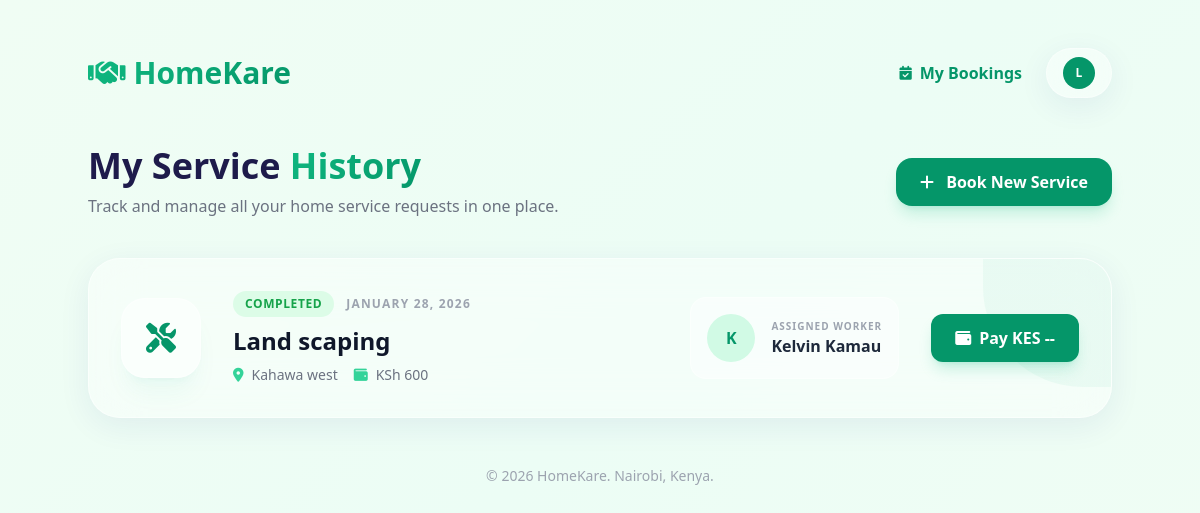
The page /my-bookings/ (signed in) on the database its author committed.
### web/models.py (models this page shows, shortened)
class Booking(models.Model):
    STATUS_CHOICES = [
        ('pending', 'Pending Response'),
        ('matching', 'Finding Worker'),
        ('assigned', 'Worker Assigned'),
        ('completed', 'Completed'),
        ('cancelled', 'Cancelled'),
    ]
    service = models.ForeignKey(Service, on_delete=models.PROTECT)
    user = models.ForeignKey(User, on_delete=models.SET_NULL, null=True, blank=True, related_name='bookings')
    customer_name = models.CharField(max_length=200)
    customer_phone = models.CharField(max_length=20)
    location = models.CharField(max_length=255)
    contact_preference = models.CharField(max_length=10, choices=[('email', 'Email'), ('phone', 'Phone')], default='email')
    status = models.CharField(max_length=20, choices=STATUS_CHOICES, default='pending')
    assigned_worker = models.ForeignKey(Worker, on_delete=models.SET_NULL, null=True, blank=True, related_name='bookings')
    agreed_price = models.DecimalField(max_digits=10, decimal_places=2, null=True, blank=True, help_text="Price agreed upon before assignment")
    is_paid = models.BooleanField(default=False)
    created_at = models.DateTimeField(auto_now_add=True)
    updated_at = models.DateTimeField(auto_now=True)

class Service(models.Model):
    title = models.CharField(max_length=200)
    description = models.TextField()
    category = models.ForeignKey(Category, on_delete=models.CASCADE, related_name='services')
    image = models.ImageField(upload_to='services/', null=True, blank=True)
    price = models.DecimalField(max_digits=10, decimal_places=2)

class Worker(models.Model):
    EXPERIENCE_CHOICES = [
        ('entry', 'Junior (1-2 years)'),
        ('mid', 'Mid-Level (3-5 years)'),
        ('senior', 'Senior (5+ years)'),
        ('master', 'Master Craftsman (10+ years)'),
    ]
    full_name = models.CharField(max_length=200)
    user = models.OneToOneField(User, on_delete=models.SET_NULL, null=True, blank=True, related_name='worker_profile')
    phone_number = models.CharField(max_length=20)
    id_number = models.CharField(max_length=50, unique=True, verbose_name="ID/Passport Number")
    id_scan = models.ImageField(upload_to='workers/ids/', null=True, blank=True, help_text="Upload scan of ID or Passport")
    email = models.EmailField(blank=True)
    location = models.CharField(max_length=200, help_text="Primary area of operation")
    experience_level = models.CharField(max_length=20, choices=EXPERIENCE_CHOICES, default='entry')
    skills = models.ManyToManyField(Service, related_name='workers')
    internal_rating = models.FloatField(default=0.0, help_text="Average customer rating (0-5)")
    notes = models.TextField(blank=True, help_text="Internal recruitment and background check notes")
    date_joined = models.DateTimeField(auto_now_add=True)
    is_active = models.BooleanField(default=True)
    class Meta:
        verbose_name = "Worker"
        verbose_name_plural = "Workers"

### web/views.py (the view)
# urls.py: path('my-bookings/', views.my_bookings, name='my_bookings'),
@login_required
def my_bookings(request):
    bookings = Booking.objects.filter(user=request.user).order_by('-created_at')
    return render(request, 'web/my_bookings.html', {'bookings': bookings})

### web/templates/web/my_bookings.html (shortened to what this page needs)
{% extends "base.html" %}
{% load static %}
{% block content %}
<div class="max-w-6xl mx-auto">
    <div class="flex flex-col md:flex-row justify-between items-start md:items-center mb-10 gap-4">
        <div>
            <h1 class="text-4xl font-black mb-2">My Service <span class="gradient-text">History</span></h1>
            <p class="text-gray-500">Track and manage all your home service requests in one place.</p>
        </div>
        <a href="/#services"
            class="bg-emerald-600 text-white px-6 py-3 rounded-2xl font-bold shadow-lg shadow-emerald-500/20 hover:scale-105 transition transform active:scale-95">
            <i class="fas fa-plus mr-2"></i> Book New Service
        </a>
    </div>
    <div class="grid grid-cols-1 gap-6">
        {% for booking in bookings %}
        <div
            class="glass rounded-[2rem] p-6 md:p-8 flex flex-col md:flex-row gap-8 items-start md:items-center relative overflow-hidden group">
            <div
                class="w-20 h-20 bg-white/50 rounded-3xl flex items-center justify-center text-3xl text-emerald-600 shadow-xl shadow-emerald-500/5 border border-white/40">
                <i class="fas {{ booking.service.category.icon|default:'fa-tools' }}"></i>
            </div>
            <div class="flex-1 space-y-2">
                <div class="flex items-center gap-3">
                    <span class="status-badge status-{{ booking.status }}">{{ booking.get_status_display }}</span>
                    <span class="text-xs text-gray-400 font-bold tracking-widest uppercase">{{ booking.created_at|date:"F d, Y" }}</span>
                </div>
                <h3 class="text-2xl font-bold text-slate-900">{{ booking.service.title }}</h3>
                <div class="flex flex-wrap gap-4 text-sm text-gray-500 font-medium">
                    <span class="flex items-center gap-2"><i class="fas fa-map-marker-alt text-emerald-400"></i> {{ booking.location }}</span>
                    <span class="flex items-center gap-2"><i class="fas fa-wallet text-emerald-400"></i> KSh {{ booking.service.price|floatformat:0 }}</span>
                </div>
            </div>
            {% if booking.assigned_worker %}
            <div class="w-full md:w-auto p-4 bg-white/40 rounded-2xl border border-white/40 flex items-center gap-4">
                <div
                    class="w-12 h-12 bg-emerald-100 text-emerald-600 rounded-full flex items-center justify-center font-bold">
                    {{ booking.assigned_worker.full_name|slice:":1" }}
                </div>
                <div>
                    <p class="text-[10px] uppercase tracking-widest font-black text-gray-400">Assigned Worker
                    </p>
                    <p class="font-bold text-slate-800">{{ booking.assigned_worker.full_name }}</p>
                </div>
            </div>
            {% endif %}
            <div class="w-full md:w-auto flex flex-col gap-3">
                {% if booking.status == 'completed' %}
                {% if booking.is_paid %}
                <div class="text-right">
                    <span
                        class="bg-green-100 text-green-700 px-4 py-2 rounded-xl text-sm font-bold border border-green-200 flex items-center gap-2 mb-2 justify-end">
                        <i class="fas fa-check-circle"></i> Paid
                    </span>
                    {% if booking.review %}
                    <div class="flex items-center gap-1 text-amber-400 justify-end">
                        {% for i in "12345" %}
                        <i
                            class="fas fa-star {% if forloop.counter > booking.review.rating %}text-gray-200{% endif %}"></i>
                        {% endfor %}
                    </div>
                    {% endif %}
                </div>
                {% else %}
                {% if booking.payment and booking.payment.status == 'pending' %}
                <div class="flex flex-col items-center gap-3">
                    <button onclick="checkPaymentStatus('{{ booking.id }}', this)" data-booking-id="{{ booking.id }}"
                        class="payment-poll-btn bg-blue-600 text-white px-6 py-3 rounded-xl font-bold hover:bg-blue-700 transition shadow-lg shadow-blue-500/20 text-center flex items-center justify-center gap-2">
                        <i class="fas fa-sync-alt"></i> Check Payment Status
                    </button>
                    <p
                        class="text-[10px] text-blue-500 font-bold bg-blue-50 px-3 py-1 rounded-lg animate-pulse uppercase tracking-wider">
                        <i class="fas fa-circle-notch fa-spin mr-1"></i> Auto-verifying...
                    </p>
                </div>
                {% elif booking.review %}
                <button
                    onclick="openPaymentModal('{{ booking.id }}', '{{ booking.service.title }}', '{{ booking.agreed_price|default:0 }}')"
                    class="bg-emerald-600 text-white px-6 py-3 rounded-xl font-bold hover:bg-emerald-700 transition shadow-lg shadow-emerald-500/20 text-center flex items-center justify-center gap-2 animate-pulse">
                    <i class="fas fa-wallet"></i> Pay KES {{ booking.agreed_price|default:"--" }}
                </button>
                {% else %}
                <button
                    onclick="openReviewModal('{{ booking.id }}', '{{ booking.service.title }}', '{{ booking.assigned_worker.full_name }}')"
                    class="bg-white text-emerald-600 border-2 border-emerald-100 px-6 py-3 rounded-xl font-bold hover:bg-emerald-50 transition shadow-sm text-center">
                    Review to Pay
                </button>
                {% endif %}
                {% endif %}
                {% elif booking.status == 'pending' or booking.status == 'matching' %}
                <p class="text-xs text-emerald-600 font-bold bg-emerald-50 px-4 py-2 rounded-lg text-center"><i
                        class="fas fa-spinner fa-spin mr-2"></i> We're finding the best Worker for you</p>
                {% endif %}
            </div>
        </div>
        {% endfor %}
    </div>
</div>
{% endblock %}

### templates/base.html (shortened to what this page needs)
{% load static %}
<!DOCTYPE html>
<html lang="en">
<head>
    <script src="https://cdn.tailwindcss.com"></script>
    <link rel="stylesheet" href="https://cdnjs.cloudflare.com/ajax/libs/font-awesome/6.4.0/css/all.min.css">
    <link rel="stylesheet" href="https://cdnjs.cloudflare.com/ajax/libs/animate.css/4.1.1/animate.min.css">
</head>
<body class="p-4 md:p-12">
    <nav class="container mx-auto flex justify-between items-center mb-12">
        <a href="/" class="text-3xl font-bold gradient-text flex items-center gap-2">
            <i class="fas fa-handshake"></i> HomeKare
        </a>
        <div class="flex items-center gap-6">
            {% if user.is_authenticated %}
            <a href="{% url 'my_bookings' %}"
                class="{% if request.resolver_match.url_name == 'my_bookings' %}text-emerald-600{% else %}text-gray-500 hover:text-emerald-600{% endif %} transition font-bold flex items-center gap-2 text-sm md:text-base">
                <i class="fas fa-calendar-check text-sm"></i>
                <span class="hidden md:inline">My Bookings</span>
            </a>
            <div class="flex items-center gap-3 glass px-4 py-2 rounded-full border-white/40">
                <div
                    class="w-8 h-8 bg-emerald-600 rounded-full flex items-center justify-center text-white text-xs font-bold">
                    {{ user.email|slice:":1"|upper }}
                </div>
            </div>
            {% else %}
            <a href="/" class="text-gray-500 hover:text-emerald-600 transition font-bold flex items-center gap-2">
                <i class="fas fa-home text-sm"></i>
                <span class="hidden md:inline">Home</span>
            </a>
            {% endif %}
        </div>
    </nav>
    <main class="container mx-auto">
        {% block content %}{% endblock %}
    </main>
    <footer class="container mx-auto py-12 text-center text-sm text-gray-400">
        <p>&copy; 2026 HomeKare. Nairobi, Kenya.</p>
    </footer>
</body>
</html>

### templates/base.html (style rules this page uses)
:root { --primary: #10b981; --secondary: #059669; --page-bg: linear-gradient(135deg, #f0fdf4 0%, #ecfdf5 50%, #f0fdf4 100%); --glass-bg: rgba(255, 255, 255, 0.4); --glass-border: rgba(255, 255, 255, 0.5); --text-main: #1e1b4b; }
body { background: var(--page-bg); background-attachment: fixed; color: var(--text-main); min-height: 100vh; }
.glass { background: var(--glass-bg); backdrop-filter: blur(25px); -webkit-backdrop-filter: blur(25px); border: 1px solid var(--glass-border); box-shadow: 0 8px 32px 0 rgba(31, 38, 135, 0.07); }
.gradient-text { background: linear-gradient(135deg, var(--primary), var(--secondary)); -webkit-background-clip: text; -webkit-text-fill-color: transparent; background-clip: text; }
.status-badge { padding: 4px 12px; border-radius: 9999px; font-size: 0.75rem; font-weight: 700; text-transform: uppercase; letter-spacing: 0.05em; }
.status-completed { background: #dcfce7; color: #16a34a; }

### rows shown on the page
Booking: status "COMPLETED", created_at "JANUARY 28, 2026", service "Land scaping", location "Kahawa west", service.price "600", assigned_worker.full_name "K", assigned_worker.full_name "Kelvin Kamau", agreed_price "--"

### other values the page prints
{{ user.email|slice:":1"|upper }} "L"
